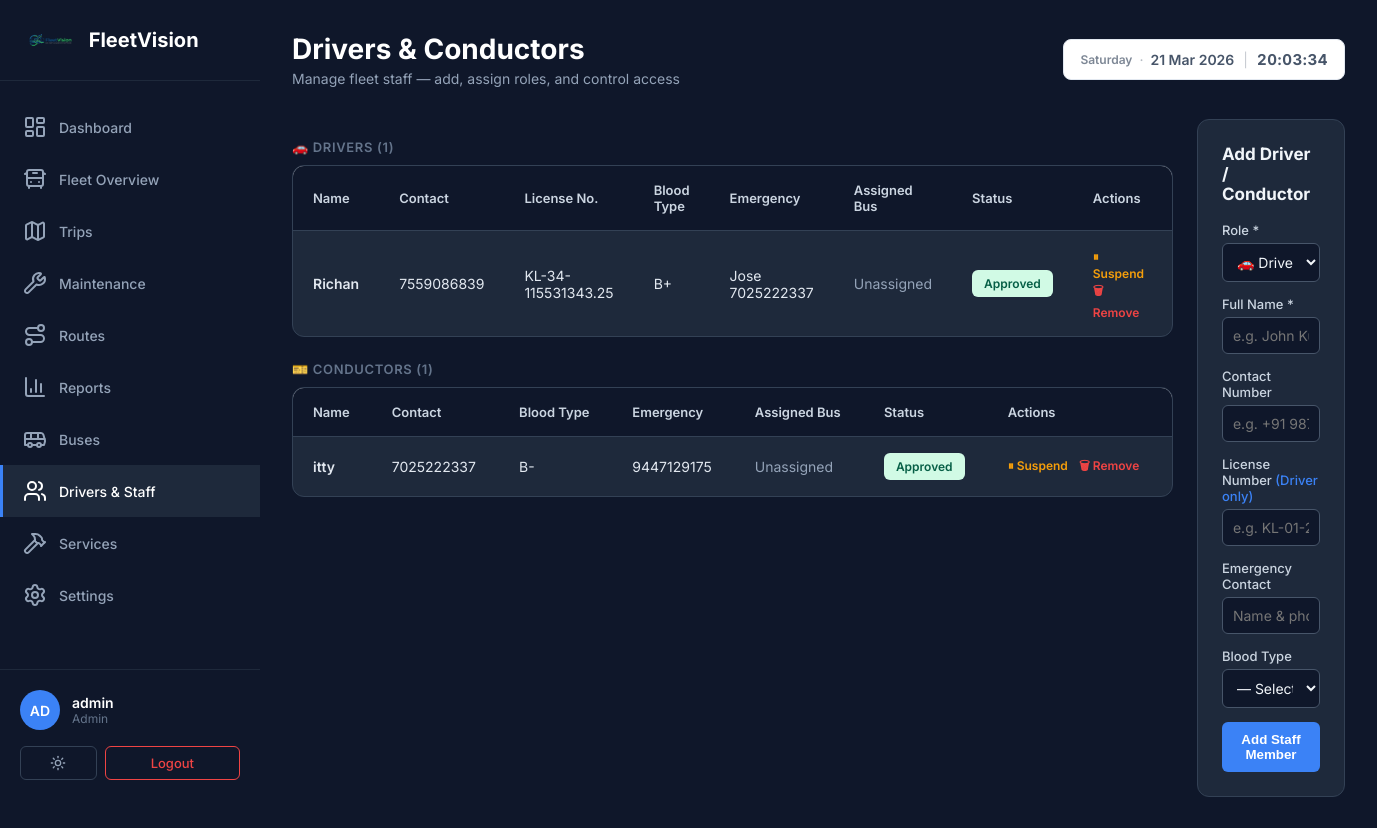
The app's page /staff.php (signed in) with its own data.
### tables this page shows
CREATE TABLE users (
        id INTEGER PRIMARY KEY AUTOINCREMENT,
        username TEXT NOT NULL UNIQUE,
        email TEXT NOT NULL UNIQUE,
        password_hash TEXT,
        google_id TEXT UNIQUE,
        role TEXT DEFAULT 'user',
        status TEXT DEFAULT 'pending',
        created_at DATETIME DEFAULT CURRENT_TIMESTAMP
    , contact_no TEXT, license_number TEXT, emergency_contact TEXT, blood_type TEXT);

### staff.php (the view, shortened to what this page needs)
<?php
require_once __DIR__ . '/includes/db.php';
$staff = $pdo->query("
    SELECT u.*,
           b.bus_number AS assigned_bus
    FROM users u
    LEFT JOIN buses b ON b.driver_id = u.id OR b.conductor_id = u.id
    WHERE u.role IN ('driver','conductor') AND u.status != 'deleted'
    GROUP BY u.id
    ORDER BY u.role ASC, u.username ASC
")->fetchAll(PDO::FETCH_ASSOC);
$drivers = array_filter($staff, fn($s) => $s['role'] === 'driver');
$conductors = array_filter($staff, fn($s) => $s['role'] === 'conductor');
include __DIR__ . '/includes/header.php';
?>
<header class="top-header">
    <div class="header-left">
        <h1 class="page-title">Drivers & Conductors</h1>
        <p class="page-subtitle">Manage fleet staff — add, assign roles, and control access</p>
    </div>
        <div class="header-right">
        <div class="date-display"></div>
    </div>
</header>
<section class="content-section">
    <div class="staff-layout">
        <div class="staff-main">
            <div class="section-label">🚗 Drivers (<?php echo count($drivers); ?>)</div>
            <div class="table-container" style="margin-bottom: 24px;">
                <table class="data-table">
                    <thead>
                        <tr>
                            <th>Name</th>
                            <th>Contact</th>
                            <th>License No.</th>
                            <th>Blood Type</th>
                            <th>Emergency</th>
                            <th>Assigned Bus</th>
                            <th>Status</th>
                            <th>Actions</th>
                        </tr>
                    </thead>
                    <tbody>
                        <?php if (count($drivers) > 0): ?>
                            <?php foreach ($drivers as $d): ?>
                                <tr>
                                    <td style="font-weight:600;"><?php echo htmlspecialchars($d['username']); ?></td>
                                    <td><?php echo htmlspecialchars($d['contact_no'] ?: '—'); ?></td>
                                    <td><?php echo htmlspecialchars($d['license_number'] ?: '—'); ?></td>
                                    <td><?php echo htmlspecialchars($d['blood_type'] ?: '—'); ?></td>
                                    <td><?php echo htmlspecialchars($d['emergency_contact'] ?: '—'); ?></td>
                                    <td><?php echo $d['assigned_bus'] ? '<strong>' . htmlspecialchars($d['assigned_bus']) . '</strong>' : '<span style="color:#94a3b8;">Unassigned</span>'; ?></td>
                                    <td>
                                        <?php $sc = $d['status'] === 'approved' ? 'active' : 'idle'; ?>
                                        <span class="status-badge <?php echo $sc; ?>"><?php echo ucfirst($d['status']); ?></span>
                                    </td>
                                    <td>
                                        <a href="staff.php?toggle_id=<?php echo $d['id']; ?>" class="action-link <?php echo $d['status'] === 'approved' ? 'toggle-on' : 'toggle-off'; ?>">
                                            <?php echo $d['status'] === 'approved' ? '⏸ Suspend' : '▶ Activate'; ?>
                                        </a>
                                        <a href="staff.php?delete_id=<?php echo $d['id']; ?>" class="action-link delete" onclick="return confirm('Remove this driver?');">🗑 Remove</a>
                                    </td>
                                </tr>
                            <?php
    endforeach; ?>
                        <?php
else: ?>
                            <tr class="empty-row"><td colspan="8">No drivers added yet.</td></tr>
                        <?php
endif; ?>
                    </tbody>
                </table>
            </div>
            <div class="section-label">🎫 Conductors (<?php echo count($conductors); ?>)</div>
            <div class="table-container">
                <table class="data-table">
                    <thead>
                        <tr>
                            <th>Name</th>
                            <th>Contact</th>
                            <th>Blood Type</th>
                            <th>Emergency</th>
                            <th>Assigned Bus</th>
                            <th>Status</th>
                            <th>Actions</th>
                        </tr>
                    </thead>
                    <tbody>
                        <?php if (count($conductors) > 0): ?>
                            <?php foreach ($conductors as $c): ?>
                                <tr>
                                    <td style="font-weight:600;"><?php echo htmlspecialchars($c['username']); ?></td>
                                    <td><?php echo htmlspecialchars($c['contact_no'] ?: '—'); ?></td>
                                    <td><?php echo htmlspecialchars($c['blood_type'] ?: '—'); ?></td>
                                    <td><?php echo htmlspecialchars($c['emergency_contact'] ?: '—'); ?></td>
                                    <td><?php echo $c['assigned_bus'] ? '<strong>' . htmlspecialchars($c['assigned_bus']) . '</strong>' : '<span style="color:#94a3b8;">Unassigned</span>'; ?></td>
                                    <td>
                                        <?php $sc = $c['status'] === 'approved' ? 'active' : 'idle'; ?>
                                        <span class="status-badge <?php echo $sc; ?>"><?php echo ucfirst($c['status']); ?></span>
                                    </td>
                                    <td>
                                        <a href="staff.php?toggle_id=<?php echo $c['id']; ?>" class="action-link <?php echo $c['status'] === 'approved' ? 'toggle-on' : 'toggle-off'; ?>">
                                            <?php echo $c['status'] === 'approved' ? '⏸ Suspend' : '▶ Activate'; ?>
                                        </a>
                                        <a href="staff.php?delete_id=<?php echo $c['id']; ?>" class="action-link delete" onclick="return confirm('Remove this conductor?');">🗑 Remove</a>
                                    </td>
                                </tr>
                            <?php
    endforeach; ?>
                        <?php
else: ?>
                            <tr class="empty-row"><td colspan="7">No conductors added yet.</td></tr>
                        <?php
endif; ?>
                    </tbody>
                </table>
            </div>
        </div>
        <div class="staff-sidebar">
            <div class="user-form-card">
                <h3 style="margin-bottom:18px; font-size:17px;">Add Driver / Conductor</h3>
                <form method="POST" action="staff.php">
                    <div class="form-group">
                        <label class="form-label">Role *</label>
                        <select name="role" id="role-select" class="form-select" required onchange="toggleLicense(this.value)">
                            <option value="driver">🚗 Driver</option>
                        </select>
                    </div>
                    <div class="form-group">
                        <label class="form-label">Full Name *</label>
                        <input type="text" name="username" class="form-input" placeholder="e.g. John Kumar" required>
                    </div>
                    <div class="form-group">
                        <label class="form-label">Contact Number</label>
                        <input type="tel" name="contact_no" class="form-input" placeholder="e.g. +91 98765 43210">
                    </div>
                    <div class="form-group" id="license-field">
                        <label class="form-label">License Number <span style="color:#3b82f6;">(Driver only)</span></label>
                        <input type="text" name="license_number" class="form-input" placeholder="e.g. KL-01-20200012345">
                    </div>
                    <div class="form-group">
                        <label class="form-label">Emergency Contact</label>
                        <input type="text" name="emergency_contact" class="form-input" placeholder="Name & phone number">
                    </div>
                    <div class="form-group">
                        <label class="form-label">Blood Type</label>
                        <select name="blood_type" class="form-select">
                            <option value="">— Select —</option>
                        </select>
                    </div>
                    <button type="submit" class="btn-submit">Add Staff Member</button>
                </form>
            </div>
        </div>
    </div>
</section>
<?php include __DIR__ . '/includes/footer.php'; ?>

### dashboard.css (style rules this page uses)
* { margin: 0; padding: 0; box-sizing: border-box; }
body { font-family: 'Inter', -apple-system, BlinkMacSystemFont, 'Segoe UI', sans-serif; background: #f8fafc; color: #1e293b; }
.top-header { display: flex; justify-content: space-between; align-items: center; margin-bottom: 32px; }
.header-left { flex: 1; }
.page-title { font-size: 28px; font-weight: 700; color: #0f172a; margin-bottom: 4px; }
.page-subtitle { font-size: 14px; color: #64748b; }
.header-right { display: flex; align-items: center; gap: 16px; }
.date-display { background: white; padding: 10px 16px; border-radius: 8px; font-size: 14px; color: #475569; border: 1px solid #e2e8f0; display: inline-flex; align-items: center; gap: 2px; white-space: nowrap; }
.content-section { margin-bottom: 40px; }
.table-container { background: white; border-radius: 12px; border: 1px solid #e2e8f0; overflow: hidden; }
.data-table { width: 100%; border-collapse: collapse; }
.data-table thead { background: #f8fafc; }
.data-table th { padding: 16px 20px; text-align: left; font-size: 13px; font-weight: 600; color: #475569; border-bottom: 1px solid #e2e8f0; }
.data-table td { padding: 16px 20px; font-size: 14px; color: #475569; border-bottom: 1px solid #f1f5f9; }
.data-table tbody tr:last-child td { border-bottom: none; }
.status-badge { display: inline-block; padding: 6px 12px; border-radius: 6px; font-size: 12px; font-weight: 600; }
.status-badge.active { background: #d1fae5; color: #065f46; }
.user-form-card { background: white; padding: 24px; border-radius: 12px; border: 1px solid #e2e8f0; }
body.dark-theme { background: #0f172a; color: #f1f5f9; }
body.dark-theme .page-title, body.dark-theme .section-title, body.dark-theme .chart-title, body.dark-theme .greeting-title, body.dark-theme .kpi-value { color: #ffffff; }
body.dark-theme .page-subtitle, body.dark-theme .greeting-subtitle, body.dark-theme .kpi-label, body.dark-theme .action-label { color: #94a3b8; }
body.dark-theme .kpi-card, body.dark-theme .chart-card, body.dark-theme .action-card, body.dark-theme .user-form-card, body.dark-theme .table-container { background: #1e293b; border-color: #334155; }
body.dark-theme .data-table th { background: #0f172a; color: #cbd5e1; border-bottom-color: #334155; }
body.dark-theme .data-table td { border-bottom-color: #334155; color: #e2e8f0; }
body.dark-theme .form-label { color: #cbd5e1; }
body.dark-theme .form-input, body.dark-theme .form-select { background: #0f172a; color: #f1f5f9; border-color: #475569; }

### staff.php (style rules this page uses)
.staff-layout { display: flex; gap: 24px; align-items: flex-start; }
.staff-main { flex: 2; }
.staff-sidebar { flex: 1; position: sticky; top: 24px; }
.user-form-card { background: white; padding: 24px; border-radius: 12px; border: 1px solid #e2e8f0; margin-bottom: 20px; }
.form-group { margin-bottom: 14px; }
.form-label { display: block; margin-bottom: 5px; font-size: 13px; font-weight: 500; color: #475569; }
.form-input, .form-select { width: 100%; padding: 9px 10px; border: 1px solid #cbd5e1; border-radius: 6px; font-size: 14px; box-sizing: border-box; font-family: inherit; }
.btn-submit { width: 100%; padding: 10px; background: #3b82f6; color: white; border: none; border-radius: 6px; font-weight: 600; cursor: pointer; transition: background 0.2s; }
.section-label { font-size: 13px; font-weight: 600; color: #64748b; text-transform: uppercase; letter-spacing: 0.05em; margin: 20px 0 10px; }
.action-link { font-size: 12px; font-weight: 600; text-decoration: none; margin-right: 8px; }
.action-link.toggle-on { color: #f59e0b; }
.action-link.delete { color: #ef4444; }

### records on screen
users: username "Richan", contact_no "7559086839", license_number "KL-34-115531343.25", blood_type "B+", emergency_contact "Jose 7025222337", status "Approved", shows "⏸ Suspend"
users: username "itty", contact_no "7025222337", blood_type "B-", emergency_contact "9447129175", status "Approved", shows "⏸ Suspend"

### other values on screen
$username_initials "AD"
$current_username "admin"
$_SESSION['role'] "Admin"
count($drivers) "1"
count($conductors) "1"
